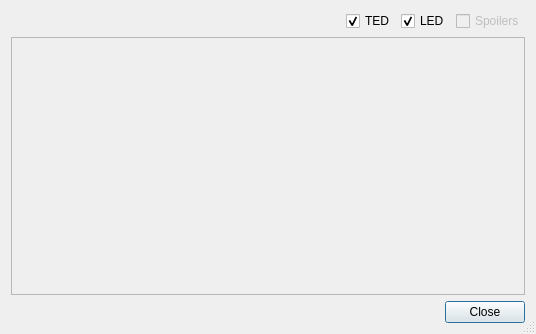
<?xml version="1.0" encoding="UTF-8"?>
<ui version="4.0">
 <class>TIGLCreatorSelectWingAndFlapStatusDialog</class>
 <widget class="QDialog" name="TIGLCreatorSelectWingAndFlapStatusDialog">
  <property name="geometry">
   <rect>
    <x>0</x>
    <y>0</y>
    <width>536</width>
    <height>334</height>
   </rect>
  </property>
  <property name="sizePolicy">
   <sizepolicy hsizetype="Preferred" vsizetype="Preferred">
    <horstretch>0</horstretch>
    <verstretch>0</verstretch>
   </sizepolicy>
  </property>
  <property name="windowTitle">
   <string>Dialog</string>
  </property>
  <property name="styleSheet">
   <string notr="true"/>
  </property>
  <property name="sizeGripEnabled">
   <bool>true</bool>
  </property>
  <property name="modal">
   <bool>false</bool>
  </property>
  <layout class="QVBoxLayout" name="verticalLayout">
   <item>
    <layout class="QHBoxLayout" name="horizontalLayout">
     <item>
      <spacer name="horizontalSpacer">
       <property name="orientation">
        <enum>Qt::Horizontal</enum>
       </property>
       <property name="sizeHint" stdset="0">
        <size>
         <width>40</width>
         <height>20</height>
        </size>
       </property>
      </spacer>
     </item>
     <item>
      <widget class="QCheckBox" name="checkTED">
       <property name="text">
        <string>TED</string>
       </property>
       <property name="checked">
        <bool>true</bool>
       </property>
       <property name="tristate">
        <bool>false</bool>
       </property>
      </widget>
     </item>
     <item>
      <widget class="QCheckBox" name="checkLED">
       <property name="text">
        <string>LED</string>
       </property>
       <property name="checked">
        <bool>true</bool>
       </property>
       <property name="tristate">
        <bool>false</bool>
       </property>
      </widget>
     </item>
     <item>
      <widget class="QCheckBox" name="checkSpoiler">
       <property name="enabled">
        <bool>false</bool>
       </property>
       <property name="text">
        <string>Spoilers</string>
       </property>
       <property name="checked">
        <bool>false</bool>
       </property>
      </widget>
     </item>
    </layout>
   </item>
   <item>
    <widget class="QScrollArea" name="scrollArea">
     <property name="autoFillBackground">
      <bool>true</bool>
     </property>
     <property name="styleSheet">
      <string notr="true"/>
     </property>
     <property name="horizontalScrollBarPolicy">
      <enum>Qt::ScrollBarAlwaysOff</enum>
     </property>
     <property name="widgetResizable">
      <bool>true</bool>
     </property>
     <widget class="QWidget" name="scrollAreaWidgetContents">
      <property name="geometry">
       <rect>
        <x>0</x>
        <y>0</y>
        <width>510</width>
        <height>231</height>
       </rect>
      </property>
     </widget>
    </widget>
   </item>
   <item>
    <widget class="QDialogButtonBox" name="buttonBox">
     <property name="orientation">
      <enum>Qt::Horizontal</enum>
     </property>
     <property name="standardButtons">
      <set>QDialogButtonBox::Close</set>
     </property>
    </widget>
   </item>
  </layout>
 </widget>
 <resources/>
 <connections>
  <connection>
   <sender>buttonBox</sender>
   <signal>accepted()</signal>
   <receiver>TIGLCreatorSelectWingAndFlapStatusDialog</receiver>
   <slot>accept()</slot>
   <hints>
    <hint type="sourcelabel">
     <x>248</x>
     <y>254</y>
    </hint>
    <hint type="destinationlabel">
     <x>157</x>
     <y>274</y>
    </hint>
   </hints>
  </connection>
  <connection>
   <sender>buttonBox</sender>
   <signal>rejected()</signal>
   <receiver>TIGLCreatorSelectWingAndFlapStatusDialog</receiver>
   <slot>reject()</slot>
   <hints>
    <hint type="sourcelabel">
     <x>316</x>
     <y>260</y>
    </hint>
    <hint type="destinationlabel">
     <x>286</x>
     <y>274</y>
    </hint>
   </hints>
  </connection>
 </connections>
</ui>
